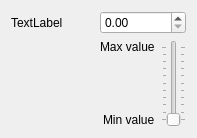
<?xml version="1.0" encoding="UTF-8"?>
<ui version="4.0">
 <class>Form</class>
 <widget class="QWidget" name="Form">
  <property name="geometry">
   <rect>
    <x>0</x>
    <y>0</y>
    <width>197</width>
    <height>138</height>
   </rect>
  </property>
  <property name="windowTitle">
   <string>Form</string>
  </property>
  <layout class="QVBoxLayout" name="verticalLayout_2">
   <item>
    <layout class="QGridLayout" name="gridLayout">
     <item row="0" column="0">
      <widget class="QLabel" name="label_variable">
       <property name="text">
        <string>TextLabel</string>
       </property>
      </widget>
     </item>
     <item row="0" column="1">
      <widget class="QDoubleSpinBox" name="doubleSpinBox"/>
     </item>
     <item row="1" column="1">
      <layout class="QHBoxLayout" name="horizontalLayout">
       <item>
        <layout class="QVBoxLayout" name="verticalLayout">
         <item alignment="Qt::AlignRight|Qt::AlignTop">
          <widget class="QLabel" name="label_max">
           <property name="text">
            <string>Max value</string>
           </property>
          </widget>
         </item>
         <item alignment="Qt::AlignRight|Qt::AlignBottom">
          <widget class="QLabel" name="label_min">
           <property name="text">
            <string>Min value</string>
           </property>
          </widget>
         </item>
        </layout>
       </item>
       <item alignment="Qt::AlignLeft">
        <widget class="QSlider" name="slider">
         <property name="sizePolicy">
          <sizepolicy hsizetype="Fixed" vsizetype="MinimumExpanding">
           <horstretch>0</horstretch>
           <verstretch>0</verstretch>
          </sizepolicy>
         </property>
         <property name="orientation">
          <enum>Qt::Vertical</enum>
         </property>
         <property name="tickPosition">
          <enum>QSlider::TicksBothSides</enum>
         </property>
        </widget>
       </item>
      </layout>
     </item>
    </layout>
   </item>
  </layout>
 </widget>
 <resources/>
 <connections/>
</ui>
